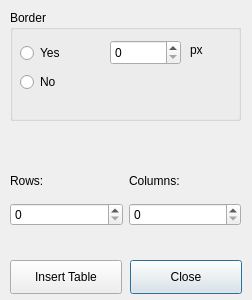
<?xml version="1.0" encoding="UTF-8"?>
<ui version="4.0">
 <class>InsertTableDialog</class>
 <widget class="QDialog" name="InsertTableDialog">
  <property name="geometry">
   <rect>
    <x>0</x>
    <y>0</y>
    <width>252</width>
    <height>300</height>
   </rect>
  </property>
  <property name="windowTitle">
   <string>Insert Table</string>
  </property>
  <widget class="QGroupBox" name="groupBox">
   <property name="geometry">
    <rect>
     <x>10</x>
     <y>10</y>
     <width>231</width>
     <height>111</height>
    </rect>
   </property>
   <property name="title">
    <string>Border</string>
   </property>
   <widget class="QSpinBox" name="borderSpinBox">
    <property name="geometry">
     <rect>
      <x>100</x>
      <y>30</y>
      <width>71</width>
      <height>25</height>
     </rect>
    </property>
   </widget>
   <widget class="QLabel" name="pxLabel">
    <property name="geometry">
     <rect>
      <x>180</x>
      <y>30</y>
      <width>31</width>
      <height>20</height>
     </rect>
    </property>
    <property name="text">
     <string>px</string>
    </property>
   </widget>
   <widget class="QWidget" name="">
    <property name="geometry">
     <rect>
      <x>10</x>
      <y>30</y>
      <width>58</width>
      <height>57</height>
     </rect>
    </property>
    <layout class="QVBoxLayout" name="verticalLayout">
     <item>
      <widget class="QRadioButton" name="radioButton">
       <property name="text">
        <string>Yes</string>
       </property>
       <attribute name="buttonGroup">
        <string notr="true">borderOptions</string>
       </attribute>
      </widget>
     </item>
     <item>
      <widget class="QRadioButton" name="radioButton_2">
       <property name="text">
        <string>No</string>
       </property>
       <attribute name="buttonGroup">
        <string notr="true">borderOptions</string>
       </attribute>
      </widget>
     </item>
    </layout>
   </widget>
  </widget>
  <widget class="QPushButton" name="closeButton">
   <property name="geometry">
    <rect>
     <x>130</x>
     <y>260</y>
     <width>112</width>
     <height>34</height>
    </rect>
   </property>
   <property name="text">
    <string>Close</string>
   </property>
  </widget>
  <widget class="QPushButton" name="insertButton">
   <property name="geometry">
    <rect>
     <x>10</x>
     <y>260</y>
     <width>112</width>
     <height>34</height>
    </rect>
   </property>
   <property name="text">
    <string>Insert Table</string>
   </property>
  </widget>
  <widget class="QWidget" name="">
   <property name="geometry">
    <rect>
     <x>10</x>
     <y>170</y>
     <width>231</width>
     <height>21</height>
    </rect>
   </property>
   <layout class="QHBoxLayout" name="horizontalLayout">
    <item>
     <widget class="QLabel" name="label">
      <property name="text">
       <string>Rows:</string>
      </property>
     </widget>
    </item>
    <item>
     <widget class="QLabel" name="label_2">
      <property name="text">
       <string>Columns:</string>
      </property>
     </widget>
    </item>
   </layout>
  </widget>
  <widget class="QWidget" name="">
   <property name="geometry">
    <rect>
     <x>10</x>
     <y>200</y>
     <width>231</width>
     <height>29</height>
    </rect>
   </property>
   <layout class="QHBoxLayout" name="horizontalLayout_2">
    <item>
     <widget class="QSpinBox" name="rowsSpinBox"/>
    </item>
    <item>
     <widget class="QSpinBox" name="colsSpinBox"/>
    </item>
   </layout>
  </widget>
  <zorder>label</zorder>
  <zorder>rowsSpinBox</zorder>
  <zorder>label_2</zorder>
  <zorder>colsSpinBox</zorder>
  <zorder>rowsSpinBox</zorder>
  <zorder>groupBox</zorder>
  <zorder>closeButton</zorder>
  <zorder>insertButton</zorder>
 </widget>
 <resources/>
 <connections/>
 <buttongroups>
  <buttongroup name="borderOptions"/>
 </buttongroups>
</ui>
